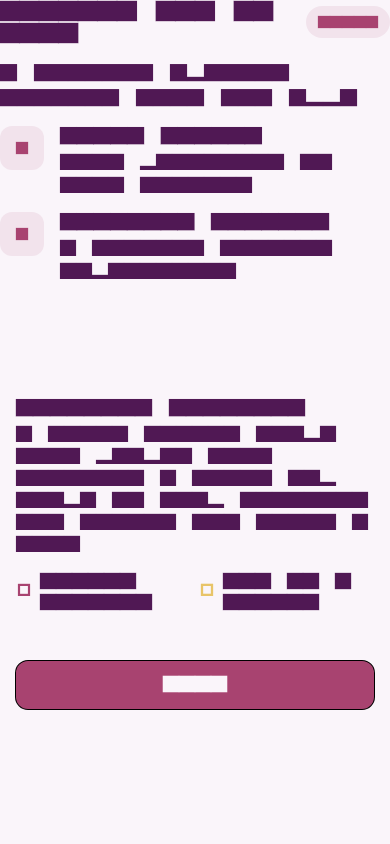
#> input picture test/features/release_notes/goldens/release_notes_sheet.png, 390 x 844 px
$ python -i compose.py   (imports and definitions only)
#> lines starting #> are read from the running program, lines starting #| are printed output that depends on the picture
"""Frame strips and contact sheets for a design capture.

Usage (hc-capture.sh runs it, with the Open WebUI venv's Python, which has
Pillow):  python -I compose.py CAPTURE_DIR [RUN_DIR]

* motion/frames/NN-name/manifest.json (written by the app's --capture) →
  motion/NN-name.png: 12-16 evenly spaced frames tiled four to a row, each
  labelled with its time from the trigger, under a header with the frame
  interval stats; and notes/motion.md, a table of those stats.
* sheets/: contact sheets with captions, per category: static (light and
  dark side by side, one state a row), interaction, motion; pages of a
  readable size.
* notes/inventory.json gains the strips and sheets.
* The older whole-window rule (`window_share` in a manifest) goes to
  RUN_DIR (the capture's log folder, outside the capture): motion-rulers.md
  compares the two rules and motion-manifests/ keeps the manifests whole. The
  capture folder keeps only the current rule, so reviewers read one measure.
"""

import json
import math
import os
import re
import shutil
import sys

from PIL import Image, ImageDraw, ImageFont

FONT = '/System/Library/Fonts/SFNS.ttf'
MONO = '/System/Library/Fonts/SFNSMono.ttf'
BG = (236, 236, 238)
INK = (28, 28, 30)
SUBTLE = (100, 100, 106)


# [41 lines left out: functions font, fit, wrap, stats_line, not called in this run]


BLOCK = 8


def change_blocks(a, b):
    """The 8 px blocks where `a` and `b` differ, without small clusters (a
    blinking caret, a spinner): a set of (bx, by)."""
    from PIL import ImageChops
    diff = ImageChops.difference(a, b).convert('L').point(lambda v: 255 if v > 12 else 0)
    w, h = diff.size
    small = diff.resize((math.ceil(w / BLOCK), math.ceil(h / BLOCK)), Image.BOX)
    sw, sh = small.size
    px = small.load()
    on = {(x, y) for y in range(sh) for x in range(sw) if px[x, y] > 0}
    keep = set()
    seen = set()
    for start in on:
        if start in seen:
            continue
        comp, stack = [], [start]
        seen.add(start)
        while stack:
            x, y = stack.pop()
            comp.append((x, y))
            for n in ((x + 1, y), (x - 1, y), (x, y + 1), (x, y - 1)):
                if n in on and n not in seen:
                    seen.add(n)
                    stack.append(n)
        if len(comp) > 6:
            keep.update(comp)
    return keep


def changed_box(images):
    """The union of what changes between consecutive frames, padded, or
    None when (nearly) everything does."""
    box = None
    for a, b in zip(images, images[1:]):
        if a.size != b.size:
            return None
        blocks = change_blocks(a, b)
        if not blocks:
            continue
        xs = [x for x, _ in blocks]
        ys = [y for _, y in blocks]
        bb = (min(xs) * BLOCK, min(ys) * BLOCK, (max(xs) + 1) * BLOCK, (max(ys) + 1) * BLOCK)
        box = bb if box is None else (min(box[0], bb[0]), min(box[1], bb[1]),
                                      max(box[2], bb[2]), max(box[3], bb[3]))
    if box is None:
        return None
    w, h = images[0].size
    pad = 48
    x0, y0, x1, y1 = max(0, box[0] - pad), max(0, box[1] - pad), min(w, box[2] + pad), min(h, box[3] + pad)
    # Not worth cropping when the change covers most of the frame.
    if (x1 - x0) * (y1 - y0) > 0.55 * w * h:
        return None
    # At least a readable area, centred on the change.
    min_w, min_h = min(w, 560), min(h, 320)
    if x1 - x0 < min_w:
        c = (x0 + x1) // 2
        x0, x1 = max(0, c - min_w // 2), min(w, max(0, c - min_w // 2) + min_w)
    if y1 - y0 < min_h:
        c = (y0 + y1) // 2
        y0, y1 = max(0, c - min_h // 2), min(h, max(0, c - min_h // 2) + min_h)
    return (x0, y0, x1, y1)


# [42 lines left out: function strip, not called in this run]


def caption_rows(entries, folder):
    return [e for e in entries if e['file'].startswith(folder + '/')]


# [176 lines left out: functions static_sheets, grid_sheets, move_old_rule, main, not called in this run]


MANUAL = '<!-- review notes: kept when the README is regenerated -->'


# [90 lines left out: function readme, not called in this run]


# [2 lines not run here, left out]

>>> import cv2
>>> picture = cv2.imread('../../../../test/features/release_notes/goldens/release_notes_sheet.png', cv2.IMREAD_GRAYSCALE)
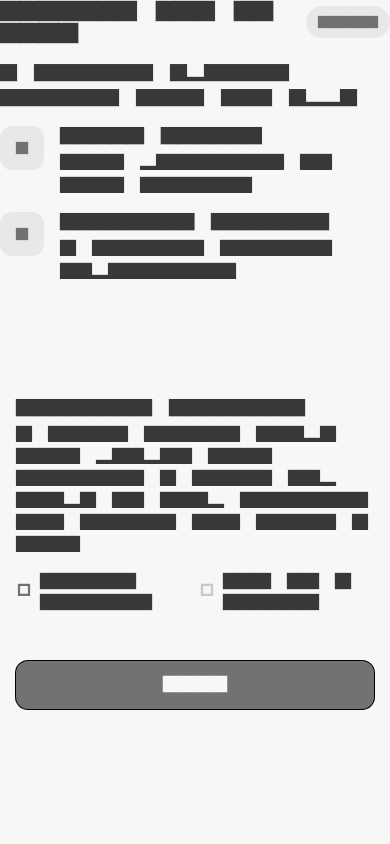
#> picture: shape (844, 390); min 0, max 247, mean 199
#> the loop in changed_box, `for a, b in zip(images, images[1:]):` made 1 pass
#> (the run stopped early here; a loop or call above may not have finished)
